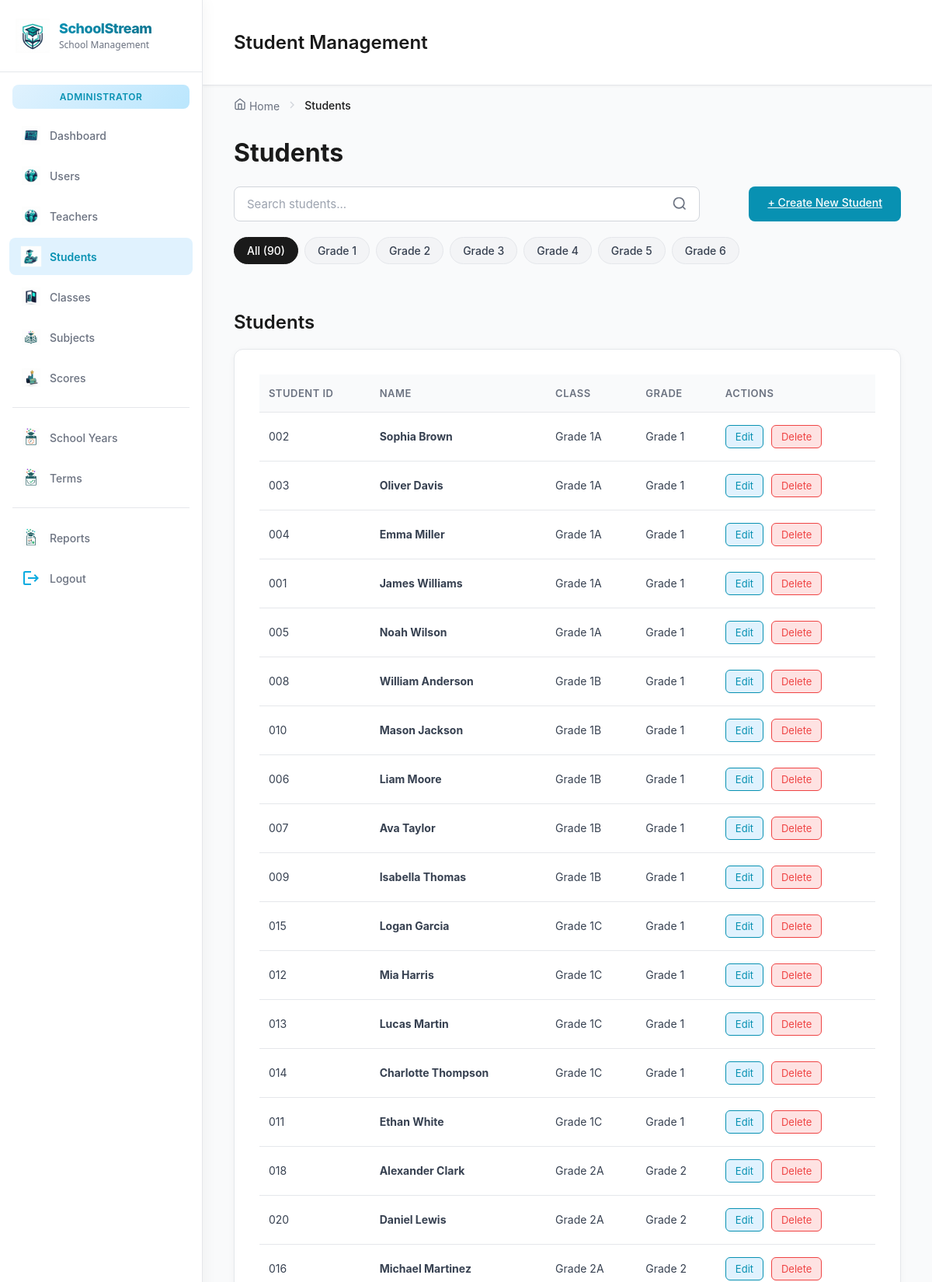
The app's page /views/students/studentManagement.php (signed in, upper part) with its own data.
### tables this page shows
CREATE TABLE IF NOT EXISTS students (
    student_id INT AUTO_INCREMENT PRIMARY KEY,
    first_name VARCHAR(50) NOT NULL,
    last_name VARCHAR(50) NOT NULL,
    class_id INT NOT NULL,
    CONSTRAINT fk_students_class
        FOREIGN KEY (class_id) REFERENCES classes(class_id)
        ON DELETE RESTRICT
        ON UPDATE CASCADE
);

CREATE TABLE IF NOT EXISTS grades (
    grade_id INT AUTO_INCREMENT PRIMARY KEY,
    grade_name VARCHAR(20) NOT NULL UNIQUE
);

CREATE TABLE IF NOT EXISTS classes (
    class_id INT AUTO_INCREMENT PRIMARY KEY,
    class_name VARCHAR(2) NOT NULL,
    grade_id INT NOT NULL,
    UNIQUE (class_name, grade_id),
    CONSTRAINT fk_classes_grade
        FOREIGN KEY (grade_id) REFERENCES grades(grade_id)
        ON DELETE RESTRICT
        ON UPDATE CASCADE
);

### views/students/studentManagement.php (the view, shortened to what this page needs)
<?php
$headerPath = __DIR__ . '/includes/header.php';
if (!file_exists($headerPath)) $headerPath = __DIR__ . '/../../includes/header.php';
$parts = explode('/', trim($_SERVER['SCRIPT_NAME'], '/'));
$projectRoot = (isset($parts[1]) ? '/' . $parts[0] : '');
$extra_head = '<link rel="stylesheet" href="' . $projectRoot . '/public/assets/css/darkManagement.css?v=' . time() . '">';
$pdo = getDBConnection();
$stmt = $pdo->query("
    SELECT
        s.student_id,
        s.first_name,
        s.last_name,
        c.class_name,
        g.grade_name
    FROM students s
    INNER JOIN classes c ON s.class_id = c.class_id
    INNER JOIN grades g ON c.grade_id = g.grade_id
    ORDER BY g.grade_id, c.class_name, s.last_name, s.first_name
");
$students = $stmt->fetchAll();
?>
<div class="Main-Container">
    <?php require_once dirname($headerPath) . '/sidebar.php'; ?>
    <main class="main-dashboard">
        <div class="header">
            <h2>Student Management</h2>
        </div>
        <nav class="breadcrumb">
            <div class="breadcrumb-item">
                <a href="<?php echo $projectRoot; ?>/views/dashboard/index.php" class="breadcrumb-link">
                    <svg width="16" height="16" viewBox="0 0 24 24" fill="none" stroke="currentColor" stroke-width="2">
                        <path d="M3 9l9-7 9 7v11a2 2 0 0 1-2 2H5a2 2 0 0 1-2-2z"></path>
                        <polyline points="9 22 9 12 15 12 15 22"></polyline>
                    </svg>
                    Home
                </a>
            </div>
            <div class="breadcrumb-separator">
                <svg width="16" height="16" viewBox="0 0 24 24" fill="none" stroke="currentColor" stroke-width="2">
                    <polyline points="9 18 15 12 9 6"></polyline>
                </svg>
            </div>
            <div class="breadcrumb-item">
                <span class="breadcrumb-current">Students</span>
            </div>
        </nav>
        <h1>Students</h1>
        <section class="search-filter-section">
            <div class="search-bar-container">
                <div class="search-bar">
                    <input type="text" id="searchInput" placeholder="Search students..." onkeyup="searchStudents()">
                </div>
                <a href="student_create.php" class="create-btn" style="margin-left: auto;">
                    + Create New Student
                </a>
            </div>
            <div class="filter-chips-container">
                <div class="filter-chip active" onclick="filterStudents('all')">All (<?php echo count($students); ?>)</div>
                <div class="filter-chip" onclick="filterStudents('grade-1')">Grade 1</div>
                <div class="filter-chip" onclick="filterStudents('grade-2')">Grade 2</div>
                <div class="filter-chip" onclick="filterStudents('grade-3')">Grade 3</div>
                <div class="filter-chip" onclick="filterStudents('grade-4')">Grade 4</div>
                <div class="filter-chip" onclick="filterStudents('grade-5')">Grade 5</div>
                <div class="filter-chip" onclick="filterStudents('grade-6')">Grade 6</div>
            </div>
        </section>
        <h2 class='heading users'>Students</h2>
        <section class="table-card">
            <table>
                <thead>
                <tr>
                    <th>Student ID</th>
                    <th>Name</th>
                    <th>Class</th>
                    <th>Grade</th>
                    <th>Actions</th>
                </tr>
                </thead>
                <tbody>
                <?php if (empty($students)): ?>
                    <tr>
                        <td colspan="5" class="empty-state">
                            <div class="empty-state-content">
                                <svg class="empty-state-icon" width="64" height="64" viewBox="0 0 24 24" fill="none" stroke="currentColor" stroke-width="2">
                                    <path d="M17 21v-2a4 4 0 0 0-4-4H5a4 4 0 0 0-4 4v2"></path>
                                    <circle cx="9" cy="7" r="4"></circle>
                                    <path d="M23 21v-2a4 4 0 0 0-3-3.87"></path>
                                    <path d="M16 3.13a4 4 0 0 1 0 7.75"></path>
                                </svg>
                                <h3>No students found</h3>
                                <p>Get started by creating your first student.</p>
                                <a href="student_create.php" class="empty-state-btn">
                                    <svg width="16" height="16" viewBox="0 0 24 24" fill="none" stroke="currentColor" stroke-width="2">
                                        <line x1="12" y1="5" x2="12" y2="19"></line>
                                        <line x1="5" y1="12" x2="19" y2="12"></line>
                                    </svg>
                                    Create First Student
                                </a>
                            </div>
                        </td>
                    </tr>
                <?php else: ?>
                    <?php foreach ($students as $student): ?>
                        <?php
                        $gradeNum = str_replace('Grade ', '', $student['grade_name']);
                        $className = "Grade {$gradeNum}{$student['class_name']}";
                        $fullName = htmlspecialchars($student['first_name'] . ' ' . $student['last_name']);
                        ?>
                        <tr>
                            <td><?php echo str_pad($student['student_id'], 3, '0', STR_PAD_LEFT); ?></td>
                            <td><strong><?php echo $fullName; ?></strong></td>
                            <td><?php echo htmlspecialchars($className); ?></td>
                            <td><?php echo htmlspecialchars($student['grade_name']); ?></td>
                            <td>
                                <a href="student_edit.php?id=<?php echo $student['student_id']; ?>" class="action-btn edit-btn">Edit</a>
                                <a href="javascript:void(0);" onclick="confirmDelete(<?php echo $student['student_id']; ?>, '<?php echo addslashes($fullName); ?>')" class="action-btn delete-btn">Delete</a>
                            </td>
                        </tr>
                    <?php endforeach; ?>
                <?php endif; ?>
                </tbody>
            </table>
        </section>
    </main>
</div>
</body>
</html>

### public/assets/css/style.css (style rules this page uses)
input::placeholder { color: rgba(255, 255, 255, 0.6); }

### includes/header.php (style rules this page uses)
body { font-family:Arial,Helvetica,sans-serif;margin:0;padding:0 }

### records on screen
students: student_id "002", fullName "Sophia Brown", grades.grade_name "Grade 1A", grades.grade_name "Grade 1"
students: student_id "003", fullName "Oliver Davis", grades.grade_name "Grade 1A", grades.grade_name "Grade 1"
students: student_id "004", fullName "Emma Miller", grades.grade_name "Grade 1A", grades.grade_name "Grade 1"
students: student_id "001", fullName "James Williams", grades.grade_name "Grade 1A", grades.grade_name "Grade 1"
students: student_id "005", fullName "Noah Wilson", grades.grade_name "Grade 1A", grades.grade_name "Grade 1"
students: student_id "008", fullName "William Anderson", grades.grade_name "Grade 1B", grades.grade_name "Grade 1"
students: student_id "010", fullName "Mason Jackson", grades.grade_name "Grade 1B", grades.grade_name "Grade 1"
students: student_id "006", fullName "Liam Moore", grades.grade_name "Grade 1B", grades.grade_name "Grade 1"
students: student_id "007", fullName "Ava Taylor", grades.grade_name "Grade 1B", grades.grade_name "Grade 1"
students: student_id "009", fullName "Isabella Thomas", grades.grade_name "Grade 1B", grades.grade_name "Grade 1"
students: student_id "015", fullName "Logan Garcia", grades.grade_name "Grade 1C", grades.grade_name "Grade 1"
students: student_id "012", fullName "Mia Harris", grades.grade_name "Grade 1C", grades.grade_name "Grade 1"
students: student_id "013", fullName "Lucas Martin", grades.grade_name "Grade 1C", grades.grade_name "Grade 1"
students: student_id "014", fullName "Charlotte Thompson", grades.grade_name "Grade 1C", grades.grade_name "Grade 1"
students: student_id "011", fullName "Ethan White", grades.grade_name "Grade 1C", grades.grade_name "Grade 1"
students: student_id "018", fullName "Alexander Clark", grades.grade_name "Grade 2A", grades.grade_name "Grade 2"
students: student_id "020", fullName "Daniel Lewis", grades.grade_name "Grade 2A", grades.grade_name "Grade 2"
students: student_id "016", fullName "Michael Martinez", grades.grade_name "Grade 2A", grades.grade_name "Grade 2"

### other values on screen
count($students) "90"
